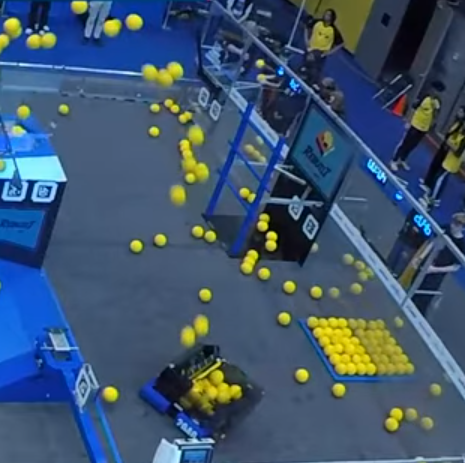
#> input picture test.png, 465 x 463 px; its folder holds only this picture in this run
$ python -i detect_circle.py   (imports and definitions only)
#> lines starting #> are read from the running program, lines starting #| are printed output that depends on the picture; after the words box and inside, x2 and y2 are one past the last pixel; in counts of white or black regions, pixels touching at a corner belong together
#> further down, picture is the input picture: shape (463, 465, 3); mean B, G, R 110.8, 85.2, 62.4
import cv2
import numpy as np
import csv


def find_circles(img):
    output = img.copy()
    gray = cv2.cvtColor(img, cv2.COLOR_BGR2GRAY)
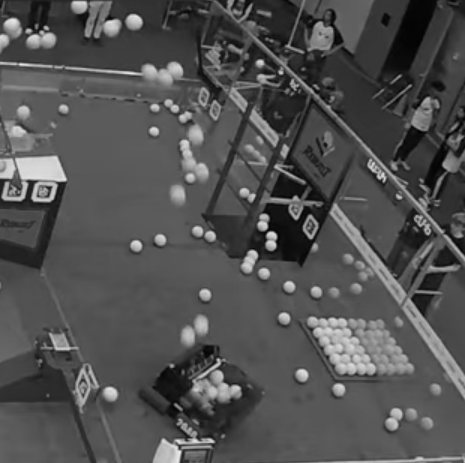
#> gray: shape (463, 465); min 0, max 236, mean 81.3
    gray = cv2.medianBlur(gray, 1)
    circles = cv2.HoughCircles(
        gray,
        cv2.HOUGH_GRADIENT,
        dp=1,
        minDist=10,
        param1=100,
        param2=10,
        minRadius=4,
        maxRadius=11
    )
#> circles = 197 rows, first 8: [47.5, 39.5, 8], [111.5, 27.5, 8.2], [247.5, 92.5, 10.4], [383.5, 176.5, 8.2], [214.5, 376.5, 8.2], [204.5, 294.5, 6], [278.5, 80.5, 10.4], [337.5, 333.5, 10.4]

    positions = []
    if circles is not None:
        circles = np.uint16(np.around(circles))
#> circles = 197 rows, first 8: [48, 40, 8], [112, 28, 8], [248, 92, 10], [384, 176, 8], [214, 376, 8], [204, 294, 6], [278, 80, 10], [338, 334, 10]
        for x, y, r in circles[0]:
            cv2.circle(output, (x, y), r, (0, 255, 0), 1)
            cv2.circle(output, (x, y), 2, (0, 0, 255), 2)
            positions.append((x, y, r))
#> this loop made 197 passes
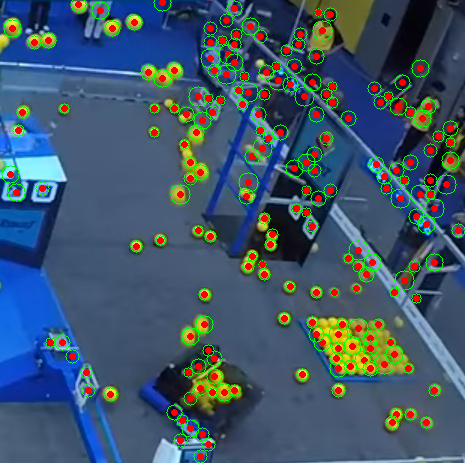
#> output: shape (463, 465, 3); 6.78% of pixels changed, all inside (x1, y1, x2, y2) = (1, 0, 465, 463)
#> after the loop, positions = 197 items, first 6: (48, 40, 8), (112, 28, 8), (248, 92, 10), (384, 176, 8), (214, 376, 8), (204, 294, 6)
    return output, positions

def process_video(input_path, output_video_path, output_csv_path):
    global frame_idx
    cap = cv2.VideoCapture(input_path)
    if not cap.isOpened():
        raise IOError(f"Cannot open video: {input_path}")
    if output_video_path:
        fps    = cap.get(cv2.CAP_PROP_FPS)
        width  = int(cap.get(cv2.CAP_PROP_FRAME_WIDTH))
        height = int(cap.get(cv2.CAP_PROP_FRAME_HEIGHT))
        fourcc = cv2.VideoWriter_fourcc(*"mp4v")
        writer = cv2.VideoWriter(output_video_path, fourcc, fps, (width, height))
    with open(output_csv_path, "w", newline="") as csv_file:
        csv_writer = csv.writer(csv_file)
        csv_writer.writerow(["frame", "circle_index", "x", "y","r"])
        frame_idx = 0
        while True:
            ret, frame = cap.read()
            if not ret:
                break
            annotated, positions = find_circles(frame)
            if output_video_path:
                writer.write(annotated)
            for circle_idx, (x, y, r) in enumerate(positions):
                csv_writer.writerow([frame_idx, circle_idx, x, y, r])
            frame_idx += 1
            if frame_idx % 1 == 0:
                print(f"  Processed {frame_idx} frames...", end="\r", flush=True)
    cap.release()
    if output_video_path:
        writer.release()
    print(f"Done — {frame_idx} frames processed.")
    print(f"  Video : {output_video_path}")
    print(f"  CSV   : {output_csv_path}")

>>> import cv2
>>> picture = cv2.imread('test.png')
>>> result = find_circles(picture)
